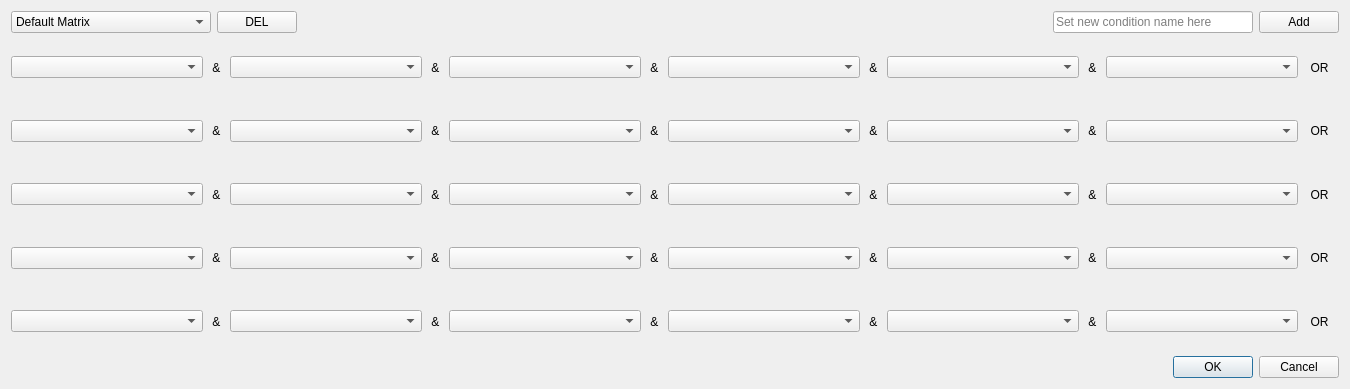
<?xml version="1.0" encoding="UTF-8"?>
<ui version="4.0">
 <class>Form</class>
 <widget class="QWidget" name="Form">
  <property name="geometry">
   <rect>
    <x>0</x>
    <y>0</y>
    <width>1350</width>
    <height>389</height>
   </rect>
  </property>
  <property name="minimumSize">
   <size>
    <width>15</width>
    <height>0</height>
   </size>
  </property>
  <property name="windowTitle">
   <string>Form</string>
  </property>
  <layout class="QVBoxLayout" name="verticalLayout">
   <item>
    <layout class="QHBoxLayout" name="horizontalLayout_6">
     <item>
      <widget class="QComboBox" name="comboBox_matrix_name">
       <property name="minimumSize">
        <size>
         <width>200</width>
         <height>0</height>
        </size>
       </property>
       <item>
        <property name="text">
         <string>Default Matrix</string>
        </property>
       </item>
      </widget>
     </item>
     <item>
      <widget class="QPushButton" name="pushButton_remove">
       <property name="text">
        <string>DEL</string>
       </property>
      </widget>
     </item>
     <item>
      <spacer name="horizontalSpacer">
       <property name="orientation">
        <enum>Qt::Horizontal</enum>
       </property>
       <property name="sizeHint" stdset="0">
        <size>
         <width>40</width>
         <height>20</height>
        </size>
       </property>
      </spacer>
     </item>
     <item>
      <widget class="QLineEdit" name="lineEdit_new_name">
       <property name="maximumSize">
        <size>
         <width>200</width>
         <height>16777215</height>
        </size>
       </property>
       <property name="placeholderText">
        <string>Set new condition name here</string>
       </property>
      </widget>
     </item>
     <item>
      <widget class="QPushButton" name="pushButton_add">
       <property name="text">
        <string>Add</string>
       </property>
      </widget>
     </item>
    </layout>
   </item>
   <item>
    <layout class="QHBoxLayout" name="horizontalLayout">
     <item>
      <widget class="QComboBox" name="cb_00"/>
     </item>
     <item>
      <widget class="QLabel" name="label">
       <property name="maximumSize">
        <size>
         <width>15</width>
         <height>16777215</height>
        </size>
       </property>
       <property name="text">
        <string> &amp; </string>
       </property>
      </widget>
     </item>
     <item>
      <widget class="QComboBox" name="cb_01"/>
     </item>
     <item>
      <widget class="QLabel" name="label_2">
       <property name="maximumSize">
        <size>
         <width>15</width>
         <height>16777215</height>
        </size>
       </property>
       <property name="text">
        <string> &amp; </string>
       </property>
      </widget>
     </item>
     <item>
      <widget class="QComboBox" name="cb_02"/>
     </item>
     <item>
      <widget class="QLabel" name="label_5">
       <property name="maximumSize">
        <size>
         <width>15</width>
         <height>16777215</height>
        </size>
       </property>
       <property name="text">
        <string> &amp; </string>
       </property>
      </widget>
     </item>
     <item>
      <widget class="QComboBox" name="cb_03"/>
     </item>
     <item>
      <widget class="QLabel" name="label_3">
       <property name="maximumSize">
        <size>
         <width>15</width>
         <height>16777215</height>
        </size>
       </property>
       <property name="text">
        <string> &amp; </string>
       </property>
      </widget>
     </item>
     <item>
      <widget class="QComboBox" name="cb_04"/>
     </item>
     <item>
      <widget class="QLabel" name="label_4">
       <property name="maximumSize">
        <size>
         <width>15</width>
         <height>16777215</height>
        </size>
       </property>
       <property name="text">
        <string> &amp; </string>
       </property>
      </widget>
     </item>
     <item>
      <widget class="QComboBox" name="cb_05"/>
     </item>
     <item>
      <widget class="QLabel" name="label_6">
       <property name="minimumSize">
        <size>
         <width>35</width>
         <height>0</height>
        </size>
       </property>
       <property name="maximumSize">
        <size>
         <width>35</width>
         <height>16777215</height>
        </size>
       </property>
       <property name="text">
        <string>  OR  </string>
       </property>
      </widget>
     </item>
    </layout>
   </item>
   <item>
    <layout class="QHBoxLayout" name="horizontalLayout_2">
     <item>
      <widget class="QComboBox" name="cb_10"/>
     </item>
     <item>
      <widget class="QLabel" name="label_7">
       <property name="maximumSize">
        <size>
         <width>15</width>
         <height>16777215</height>
        </size>
       </property>
       <property name="text">
        <string> &amp; </string>
       </property>
      </widget>
     </item>
     <item>
      <widget class="QComboBox" name="cb_11"/>
     </item>
     <item>
      <widget class="QLabel" name="label_8">
       <property name="maximumSize">
        <size>
         <width>15</width>
         <height>16777215</height>
        </size>
       </property>
       <property name="text">
        <string> &amp; </string>
       </property>
      </widget>
     </item>
     <item>
      <widget class="QComboBox" name="cb_12"/>
     </item>
     <item>
      <widget class="QLabel" name="label_9">
       <property name="maximumSize">
        <size>
         <width>15</width>
         <height>16777215</height>
        </size>
       </property>
       <property name="text">
        <string> &amp; </string>
       </property>
      </widget>
     </item>
     <item>
      <widget class="QComboBox" name="cb_13"/>
     </item>
     <item>
      <widget class="QLabel" name="label_10">
       <property name="maximumSize">
        <size>
         <width>15</width>
         <height>16777215</height>
        </size>
       </property>
       <property name="text">
        <string> &amp; </string>
       </property>
      </widget>
     </item>
     <item>
      <widget class="QComboBox" name="cb_14"/>
     </item>
     <item>
      <widget class="QLabel" name="label_11">
       <property name="maximumSize">
        <size>
         <width>15</width>
         <height>16777215</height>
        </size>
       </property>
       <property name="text">
        <string> &amp; </string>
       </property>
      </widget>
     </item>
     <item>
      <widget class="QComboBox" name="cb_15"/>
     </item>
     <item>
      <widget class="QLabel" name="label_12">
       <property name="minimumSize">
        <size>
         <width>35</width>
         <height>0</height>
        </size>
       </property>
       <property name="maximumSize">
        <size>
         <width>35</width>
         <height>16777215</height>
        </size>
       </property>
       <property name="text">
        <string>  OR  </string>
       </property>
      </widget>
     </item>
    </layout>
   </item>
   <item>
    <layout class="QHBoxLayout" name="horizontalLayout_3">
     <item>
      <widget class="QComboBox" name="cb_20"/>
     </item>
     <item>
      <widget class="QLabel" name="label_13">
       <property name="maximumSize">
        <size>
         <width>15</width>
         <height>16777215</height>
        </size>
       </property>
       <property name="text">
        <string> &amp; </string>
       </property>
      </widget>
     </item>
     <item>
      <widget class="QComboBox" name="cb_21"/>
     </item>
     <item>
      <widget class="QLabel" name="label_14">
       <property name="maximumSize">
        <size>
         <width>15</width>
         <height>16777215</height>
        </size>
       </property>
       <property name="text">
        <string> &amp; </string>
       </property>
      </widget>
     </item>
     <item>
      <widget class="QComboBox" name="cb_22"/>
     </item>
     <item>
      <widget class="QLabel" name="label_15">
       <property name="maximumSize">
        <size>
         <width>15</width>
         <height>16777215</height>
        </size>
       </property>
       <property name="text">
        <string> &amp; </string>
       </property>
      </widget>
     </item>
     <item>
      <widget class="QComboBox" name="cb_23"/>
     </item>
     <item>
      <widget class="QLabel" name="label_16">
       <property name="maximumSize">
        <size>
         <width>15</width>
         <height>16777215</height>
        </size>
       </property>
       <property name="text">
        <string> &amp; </string>
       </property>
      </widget>
     </item>
     <item>
      <widget class="QComboBox" name="cb_24"/>
     </item>
     <item>
      <widget class="QLabel" name="label_17">
       <property name="maximumSize">
        <size>
         <width>15</width>
         <height>16777215</height>
        </size>
       </property>
       <property name="text">
        <string> &amp; </string>
       </property>
      </widget>
     </item>
     <item>
      <widget class="QComboBox" name="cb_25"/>
     </item>
     <item>
      <widget class="QLabel" name="label_18">
       <property name="minimumSize">
        <size>
         <width>35</width>
         <height>0</height>
        </size>
       </property>
       <property name="maximumSize">
        <size>
         <width>35</width>
         <height>16777215</height>
        </size>
       </property>
       <property name="text">
        <string>  OR  </string>
       </property>
      </widget>
     </item>
    </layout>
   </item>
   <item>
    <layout class="QHBoxLayout" name="horizontalLayout_4">
     <item>
      <widget class="QComboBox" name="cb_30"/>
     </item>
     <item>
      <widget class="QLabel" name="label_19">
       <property name="maximumSize">
        <size>
         <width>15</width>
         <height>16777215</height>
        </size>
       </property>
       <property name="text">
        <string> &amp; </string>
       </property>
      </widget>
     </item>
     <item>
      <widget class="QComboBox" name="cb_31"/>
     </item>
     <item>
      <widget class="QLabel" name="label_20">
       <property name="maximumSize">
        <size>
         <width>15</width>
         <height>16777215</height>
        </size>
       </property>
       <property name="text">
        <string> &amp; </string>
       </property>
      </widget>
     </item>
     <item>
      <widget class="QComboBox" name="cb_32"/>
     </item>
     <item>
      <widget class="QLabel" name="label_21">
       <property name="maximumSize">
        <size>
         <width>15</width>
         <height>16777215</height>
        </size>
       </property>
       <property name="text">
        <string> &amp; </string>
       </property>
      </widget>
     </item>
     <item>
      <widget class="QComboBox" name="cb_33"/>
     </item>
     <item>
      <widget class="QLabel" name="label_22">
       <property name="maximumSize">
        <size>
         <width>15</width>
         <height>16777215</height>
        </size>
       </property>
       <property name="text">
        <string> &amp; </string>
       </property>
      </widget>
     </item>
     <item>
      <widget class="QComboBox" name="cb_34"/>
     </item>
     <item>
      <widget class="QLabel" name="label_23">
       <property name="maximumSize">
        <size>
         <width>15</width>
         <height>16777215</height>
        </size>
       </property>
       <property name="text">
        <string> &amp; </string>
       </property>
      </widget>
     </item>
     <item>
      <widget class="QComboBox" name="cb_35"/>
     </item>
     <item>
      <widget class="QLabel" name="label_24">
       <property name="minimumSize">
        <size>
         <width>35</width>
         <height>0</height>
        </size>
       </property>
       <property name="maximumSize">
        <size>
         <width>35</width>
         <height>16777215</height>
        </size>
       </property>
       <property name="text">
        <string>  OR  </string>
       </property>
      </widget>
     </item>
    </layout>
   </item>
   <item>
    <layout class="QHBoxLayout" name="horizontalLayout_5">
     <item>
      <widget class="QComboBox" name="cb_40"/>
     </item>
     <item>
      <widget class="QLabel" name="label_25">
       <property name="maximumSize">
        <size>
         <width>15</width>
         <height>16777215</height>
        </size>
       </property>
       <property name="text">
        <string> &amp; </string>
       </property>
      </widget>
     </item>
     <item>
      <widget class="QComboBox" name="cb_41"/>
     </item>
     <item>
      <widget class="QLabel" name="label_26">
       <property name="maximumSize">
        <size>
         <width>15</width>
         <height>16777215</height>
        </size>
       </property>
       <property name="text">
        <string> &amp; </string>
       </property>
      </widget>
     </item>
     <item>
      <widget class="QComboBox" name="cb_42"/>
     </item>
     <item>
      <widget class="QLabel" name="label_27">
       <property name="maximumSize">
        <size>
         <width>15</width>
         <height>16777215</height>
        </size>
       </property>
       <property name="text">
        <string> &amp; </string>
       </property>
      </widget>
     </item>
     <item>
      <widget class="QComboBox" name="cb_43"/>
     </item>
     <item>
      <widget class="QLabel" name="label_28">
       <property name="maximumSize">
        <size>
         <width>15</width>
         <height>16777215</height>
        </size>
       </property>
       <property name="text">
        <string> &amp; </string>
       </property>
      </widget>
     </item>
     <item>
      <widget class="QComboBox" name="cb_44"/>
     </item>
     <item>
      <widget class="QLabel" name="label_29">
       <property name="maximumSize">
        <size>
         <width>15</width>
         <height>16777215</height>
        </size>
       </property>
       <property name="text">
        <string> &amp; </string>
       </property>
      </widget>
     </item>
     <item>
      <widget class="QComboBox" name="cb_45"/>
     </item>
     <item>
      <widget class="QLabel" name="label_30">
       <property name="minimumSize">
        <size>
         <width>35</width>
         <height>0</height>
        </size>
       </property>
       <property name="maximumSize">
        <size>
         <width>35</width>
         <height>16777215</height>
        </size>
       </property>
       <property name="text">
        <string>  OR  </string>
       </property>
      </widget>
     </item>
    </layout>
   </item>
   <item>
    <widget class="QDialogButtonBox" name="buttonBox_ok">
     <property name="standardButtons">
      <set>QDialogButtonBox::Cancel|QDialogButtonBox::Ok</set>
     </property>
    </widget>
   </item>
  </layout>
 </widget>
 <tabstops>
  <tabstop>comboBox_matrix_name</tabstop>
  <tabstop>pushButton_remove</tabstop>
  <tabstop>lineEdit_new_name</tabstop>
  <tabstop>pushButton_add</tabstop>
  <tabstop>cb_00</tabstop>
  <tabstop>cb_01</tabstop>
  <tabstop>cb_02</tabstop>
  <tabstop>cb_03</tabstop>
  <tabstop>cb_04</tabstop>
  <tabstop>cb_05</tabstop>
  <tabstop>cb_10</tabstop>
  <tabstop>cb_11</tabstop>
  <tabstop>cb_12</tabstop>
  <tabstop>cb_13</tabstop>
  <tabstop>cb_14</tabstop>
  <tabstop>cb_15</tabstop>
  <tabstop>cb_20</tabstop>
  <tabstop>cb_21</tabstop>
  <tabstop>cb_22</tabstop>
  <tabstop>cb_23</tabstop>
  <tabstop>cb_24</tabstop>
  <tabstop>cb_25</tabstop>
  <tabstop>cb_30</tabstop>
  <tabstop>cb_31</tabstop>
  <tabstop>cb_32</tabstop>
  <tabstop>cb_33</tabstop>
  <tabstop>cb_34</tabstop>
  <tabstop>cb_35</tabstop>
  <tabstop>cb_40</tabstop>
  <tabstop>cb_41</tabstop>
  <tabstop>cb_42</tabstop>
  <tabstop>cb_43</tabstop>
  <tabstop>cb_44</tabstop>
  <tabstop>cb_45</tabstop>
 </tabstops>
 <resources/>
 <connections/>
</ui>
